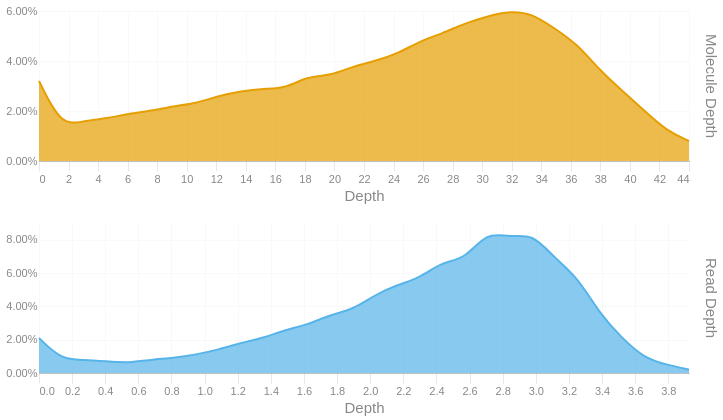

Write notebook code for a chart like this one.
### Code cell
readdep = depth_hist(tb['Read Depth'], q99, 3)
readdep = readdep.with_columns(pl.lit('Read Depth').alias('Metric'))
if not SKIPLR:
    moldep = depth_hist(tb['Molecule Depth'], mol_q99, 1)
    moldep = moldep.with_columns(pl.lit('Molecule Depth').alias('Metric'))
    _hist = pl.concat([readdep, moldep])
    _hist = _hist.filter(pl.col('Proportion') != 0)
    with SafeRender(_hist):
        (
            alt.Chart(_hist)        
            .mark_area(interpolate = "basis")
            .encode(
                x=alt.X('Bin:Q').scale(domainMin=0).axis(alt.Axis(title='Depth')),
                y = alt.Y('Proportion:Q', title = None).axis(format = '.2%'),
                color = alt.Color('Metric:N').legend(None),
                row = alt.Row("Metric:N").header(title = None, labelOrient = 'right'),
                tooltip = [
                    alt.Tooltip("Metric:N", title = "Metric"),
                    alt.Tooltip('Interval:N', title = "Depth Interval"),
                    alt.Tooltip('Proportion:Q', title = "% Alignments").format('.2%')
                ]
            )
            .resolve_scale(x='independent', y='independent')
            .properties(
                height = 150, width = 650,
                usermeta={'embedOptions': {'downloadFileName': f'{samplename}.depth.hist'}}
            )
        ).display()
else:
    readdep = readdep.filter(pl.col('Proportion') != 0)
    with SafeRender(readdep):
        (
            alt.Chart(readdep)        
            .mark_area(interpolate = "basis")
            .encode(
                x=alt.X('Bin:Q').scale(domainMin=0).axis(alt.Axis(title='Depth')),
                y = alt.Y('Proportion:Q', title = None).axis(format = '.2%'),
                tooltip = [
                    alt.Tooltip('Interval:N', title = "Depth Interval"),
                    alt.Tooltip('Proportion:Q', title = "% Alignments").format('.2%')
                ]
            )
            .properties(
                usermeta={'embedOptions': {'downloadFileName': f'{samplename}.depth.hist'}}
            )
        ).display()

### Figure 1 — Vega-Lite specification as saved in the notebook (floating-point values rounded to 4 significant figures)
{"width": 650, "height": 150, "config": {"title": {"anchor": "start", "dy": -15, "fontSize": 18, "color": "#888888", "subtitleColor": "#888888", "subtitleFontSize": 14}, "arc": {"fill": "#0072B2"}, "axis": {"domainColor": "#888888", "domainWidth": 0.5, "gridWidth": 0.2, "grid": false, "titleFontWeight": 400, "titleFontSize": 15, "labelFontSize": 11, "labelColor": "#888888", "tickColor": "#888888", "tickWidth": 0.2, "titleColor": "#888888"}, "axisBand": {"grid": false}, "axisX": {"grid": true, "tickSize": 10, "domainCap": "round"}, "axisY": {"domain": false, "grid": true, "tickSize": 0, "domainCap": "round"}, "background": "transparent", "header": {"labelFontSize": 15, "labelColor": "#888888", "titleFontSize": 15, "titleFontWeight": 600, "titleColor": "#888888"}, "legend": {"labelFont": "sans-serif", "labelFontSize": 12, "labelColor": "#888888", "symbolSize": 100, "symbolType": "circle", "titleFontSize": 12, "titlePadding": 10, "titleColor": "#888888", "title": null}, "range": {"category": ["#E69F00", "#56B4E9", "#009E73", "#F0E442", "#0072B2", "#D55E00", "#CC79A7", "#000000"], "diverging": ["#cfe8f3", "#a2d4ec", "#73bfe2", "#46abdb", "#1696d2", "#12719e"]}, "area": {"fill": "#0072B2", "fillOpacity": 0.7, "line": true, "strokeOpacity": 0.7}, "line": {"color": "#0072B2", "stroke": "#0072B2", "strokeWidth": 2}, "trail": {"color": "#0072B2", "stroke": "#0072B2", "strokeWidth": 0, "size": 1}, "point": {"filled": true, "fillOpacity": 1.0, "size": 95}, "text": {"color": "#888888", "fontSize": 11, "align": "right", "fontWeight": 400, "size": 11}, "bar": {"fill": "#0072B2", "stroke": null}, "view": {"stroke": null, "continuousWidth": 660, "continuousHeight": 400}}, "data": {"name": "data-74bd7c82d601506c0d60cc14e9ee379e"}, "mark": {"type": "area", "interpolate": "basis"}, "encoding": {"color": {"field": "Metric", "legend": null, "type": "nominal"}, "row": {"field": "Metric", "header": {"title": null, "labelOrient": "right"}, "type": "nominal"}, "tooltip": [{"field": "Metric", "title": "Metric", "type": "nominal"}, {"field": "Interval", "title": "Depth Interval", "type": "nominal"}, {"field": "Proportion", "format": ".2%", "title": "% Alignments", "type": "quantitative"}], "x": {"axis": {"title": "Depth"}, "field": "Bin", "scale": {"domainMin": 0}, "type": "quantitative"}, "y": {"axis": {"format": ".2%"}, "field": "Proportion", "title": null, "type": "quantitative"}}, "resolve": {"scale": {"x": "independent", "y": "independent"}}, "usermeta": {"embedOptions": {"downloadFileName": "S6_Kennetcook_3559.depth.hist"}}, "$schema": "https://vega.github.io/schema/vega-lite/v6.1.0.json", "datasets": {"data-74bd7c82d601506c0d60cc14e9ee379e": [{"Bin": 0.0, "Interval": "0.0-0.135", "Proportion": 0.021, "Metric": "Read Depth"}, {"Bin": 0.135, "Interval": "0.135-0.271", "Proportion": 0.008, "Metric": "Read Depth"}, {"Bin": 0.271, "Interval": "0.271-0.406", "Proportion": 0.008, "Metric": "Read Depth"}, {"Bin": 0.406, "Interval": "0.406-0.541", "Proportion": 0.007, "Metric": "Read Depth"}, {"Bin": 0.541, "Interval": "0.541-0.677", "Proportion": 0.006, "Metric": "Read Depth"}, {"Bin": 0.677, "Interval": "0.677-0.812", "Proportion": 0.008, "Metric": "Read Depth"}, {"Bin": 0.812, "Interval": "0.812-0.947", "Proportion": 0.009, "Metric": "Read Depth"}, {"Bin": 0.947, "Interval": "0.947-1.083", "Proportion": 0.011, "Metric": "Read Depth"}, {"Bin": 1.083, "Interval": "1.083-1.218", "Proportion": 0.014, "Metric": "Read Depth"}, {"Bin": 1.218, "Interval": "1.218-1.353", "Proportion": 0.018, "Metric": "Read Depth"}, {"Bin": 1.353, "Interval": "1.353-1.489", "Proportion": 0.021, "Metric": "Read Depth"}, {"Bin": 1.489, "Interval": "1.489-1.624", "Proportion": 0.026, "Metric": "Read Depth"}, {"Bin": 1.624, "Interval": "1.624-1.759", "Proportion": 0.029, "Metric": "Read Depth"}, {"Bin": 1.759, "Interval": "1.759-1.895", "Proportion": 0.035, "Metric": "Read Depth"}, {"Bin": 1.895, "Interval": "1.895-2.03", "Proportion": 0.038, "Metric": "Read Depth"}, {"Bin": 2.03, "Interval": "2.03-2.165", "Proportion": 0.047, "Metric": "Read Depth"}, {"Bin": 2.165, "Interval": "2.165-2.301", "Proportion": 0.053, "Metric": "Read Depth"}, {"Bin": 2.301, "Interval": "2.301-2.436", "Proportion": 0.057, "Metric": "Read Depth"}, {"Bin": 2.436, "Interval": "2.436-2.571", "Proportion": 0.067, "Metric": "Read Depth"}, {"Bin": 2.571, "Interval": "2.571-2.707", "Proportion": 0.068, "Metric": "Read Depth"}, {"Bin": 2.707, "Interval": "2.707-2.842", "Proportion": 0.085, "Metric": "Read Depth"}, {"Bin": 2.842, "Interval": "2.842-2.977", "Proportion": 0.081, "Metric": "Read Depth"}, {"Bin": 2.977, "Interval": "2.977-3.113", "Proportion": 0.084, "Metric": "Read Depth"}, {"Bin": 3.113, "Interval": "3.113-3.248", "Proportion": 0.069, "Metric": "Read Depth"}, {"Bin": 3.248, "Interval": "3.248-3.383", "Proportion": 0.058, "Metric": "Read Depth"}, {"Bin": 3.383, "Interval": "3.383-3.519", "Proportion": 0.036, "Metric": "Read Depth"}, {"Bin": 3.519, "Interval": "3.519-3.654", "Proportion": 0.021, "Metric": "Read Depth"}, {"Bin": 3.654, "Interval": "3.654-3.789", "Proportion": 0.009, "Metric": "Read Depth"}, {"Bin": 3.789, "Interval": "3.789-3.925", "Proportion": 0.005, "Metric": "Read Depth"}, {"Bin": 3.925, "Interval": "3.925-4.06", "Proportion": 0.002, "Metric": "Read Depth"}, {"Bin": 0.0, "Interval": "0.0-1.5", "Proportion": 0.032, "Metric": "Molecule Depth"}, {"Bin": 1.5, "Interval": "1.5-3.0", "Proportion": 0.014, "Metric": "Molecule Depth"}, {"Bin": 3.0, "Interval": "3.0-4.6", "Proportion": 0.016, "Metric": "Molecule Depth"}, {"Bin": 4.6, "Interval": "4.6-6.1", "Proportion": 0.017, "Metric": "Molecule Depth"}, {"Bin": 6.1, "Interval": "6.1-7.6", "Proportion": 0.019, "Metric": "Molecule Depth"}, {"Bin": 7.6, "Interval": "7.6-9.1", "Proportion": 0.02, "Metric": "Molecule Depth"}, {"Bin": 9.1, "Interval": "9.1-10.6", "Proportion": 0.022, "Metric": "Molecule Depth"}, {"Bin": 10.6, "Interval": "10.6-12.1", "Proportion": 0.023, "Metric": "Molecule Depth"}, {"Bin": 12.1, "Interval": "12.1-13.7", "Proportion": 0.026, "Metric": "Molecule Depth"}, {"Bin": 13.7, "Interval": "13.7-15.2", "Proportion": 0.028, "Metric": "Molecule Depth"}, {"Bin": 15.2, "Interval": "15.2-16.7", "Proportion": 0.029, "Metric": "Molecule Depth"}, {"Bin": 16.7, "Interval": "16.7-18.2", "Proportion": 0.029, "Metric": "Molecule Depth"}, {"Bin": 18.2, "Interval": "18.2-19.7", "Proportion": 0.034, "Metric": "Molecule Depth"}, {"Bin": 19.7, "Interval": "19.7-21.3", "Proportion": 0.034, "Metric": "Molecule Depth"}, {"Bin": 21.3, "Interval": "21.3-22.8", "Proportion": 0.038, "Metric": "Molecule Depth"}, {"Bin": 22.8, "Interval": "22.8-24.3", "Proportion": 0.04, "Metric": "Molecule Depth"}, {"Bin": 24.3, "Interval": "24.3-25.8", "Proportion": 0.043, "Metric": "Molecule Depth"}, {"Bin": 25.8, "Interval": "25.8-27.3", "Proportion": 0.048, "Metric": "Molecule Depth"}, {"Bin": 27.3, "Interval": "27.3-28.8", "Proportion": 0.051, "Metric": "Molecule Depth"}, {"Bin": 28.8, "Interval": "28.8-30.4", "Proportion": 0.055, "Metric": "Molecule Depth"}, {"Bin": 30.4, "Interval": "30.4-31.9", "Proportion": 0.058, "Metric": "Molecule Depth"}, {"Bin": 31.9, "Interval": "31.9-33.4", "Proportion": 0.06, "Metric": "Molecule Depth"}, {"Bin": 33.4, "Interval": "33.4-34.9", "Proportion": 0.059, "Metric": "Molecule Depth"}, {"Bin": 34.9, "Interval": "34.9-36.4", "Proportion": 0.053, "Metric": "Molecule Depth"}, {"Bin": 36.4, "Interval": "36.4-38.0", "Proportion": 0.047, "Metric": "Molecule Depth"}, {"Bin": 38.0, "Interval": "38.0-39.5", "Proportion": 0.036, "Metric": "Molecule Depth"}, {"Bin": 39.5, "Interval": "39.5-41.0", "Proportion": 0.028, "Metric": "Molecule Depth"}, {"Bin": 41.0, "Interval": "41.0-42.5", "Proportion": 0.02, "Metric": "Molecule Depth"}, {"Bin": 42.5, "Interval": "42.5-44.0", "Proportion": 0.012, "Metric": "Molecule Depth"}, {"Bin": 44.0, "Interval": "44.0-45.55", "Proportion": 0.008, "Metric": "Molecule Depth"}]}}
